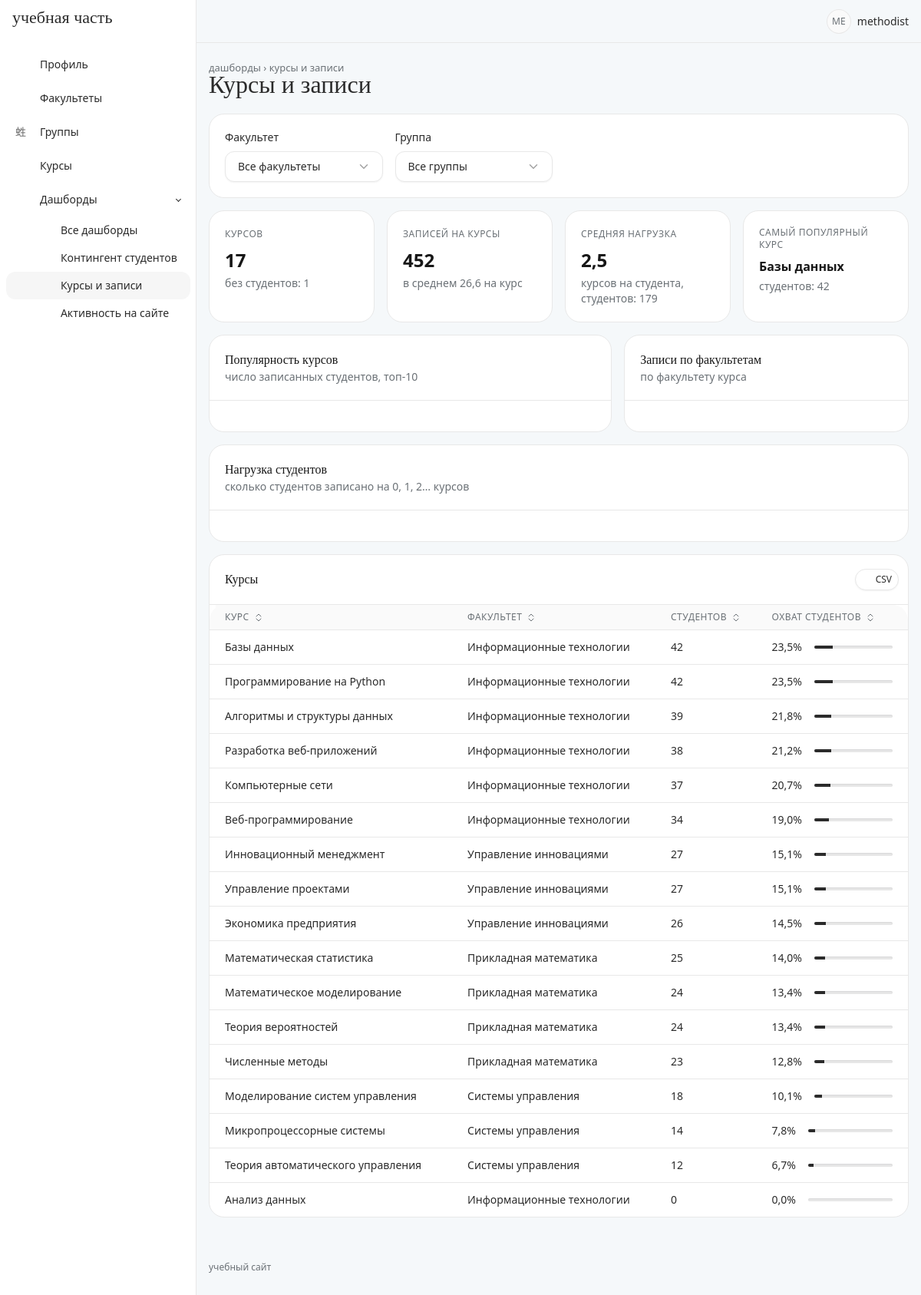
/dashboards/courses/ (signed in), run on the app's committed database.
### accounts/models.py (models this page shows, shortened)
class Department(models.Model):
    name = models.CharField(max_length=200)

class AcademicGroup(models.Model):
    name = models.CharField(max_length=50)
    department = models.ForeignKey(
        Department,
        on_delete=models.CASCADE,
        related_name='groups')

class Course(models.Model):
    title = models.CharField(max_length=200)
    description = models.TextField(blank=True)
    department = models.ForeignKey(
        Department,
        on_delete=models.CASCADE,
        related_name='courses'
    )

### dashboards/views.py (the view)
# urls.py: path('<slug:slug>/', views.dashboard_page, name='dashboard_page'),
@login_required
def dashboard_page(request, slug):
    dashboard = get_dashboard(request, slug)
    return render(request, f'dashboards/{slug}.html', {'dashboard': dashboard, 'data': dashboard.build()})

### dashboards/context_processors.py (called while the page is built)
def dashboards_nav(request):
    if not request.user.is_authenticated:
        return {'nav_dashboards': []}
    return {'nav_dashboards': available_dashboards(request.user)}

### dashboards/services.py (called while the page is built)
def department_filter():
    return Filter('department', 'Факультет',
                  lambda: [(d.pk, d.name) for d in Department.objects.order_by('name')],
                  all_label='Все факультеты')

def group_filter():
    return Filter('group', 'Группа',
                  lambda: [(g.pk, g.name, g.department_id) for g in AcademicGroup.objects.order_by('name')],
                  all_label='Все группы')

def departments_chart(queryset, series_name):
    items = list(queryset.order_by('pk'))
    return chart([d.name for d in items], (series_name, [d.n for d in items]))

def available_dashboards(user):
    return [d for d in DASHBOARDS.values() if d.allowed(user)]

    def options(self, department=None):
        items = self.choices() if callable(self.choices) else self.choices
        return [{'value': item[0], 'label': item[1]}
                for item in items if len(item) < 3 or not department or item[2] == department]

    def clean(self, raw, department=None):
        for option in self.options(department):
            if str(option['value']) == raw:
                return option['value']
        return self.default

    @classmethod
    def allowed(cls, user):
        return not cls.methodist_only or user.is_superuser or user.groups.filter(name=METHODIST).exists()

    def filter_fields(self):
        return [{'filter': f, 'options': f.options(self.values.get('department')), 'current': self.values[f.name]}
                for f in self.filters]

### dashboards/templatetags/dashboard_ui.py (called while the page is built)
@register.inclusion_tag('components/kpi_card.html')
def kpi_card(label, icon, item):
    return {'label': label, 'icon': icon, 'item': item, 'is_number': not isinstance(item['value'], str)}

@register.inclusion_tag('components/chart_card.html')
def chart_card(key, title, type, subtitle='', height=300):
    return {'key': key, 'title': title, 'type': type, 'subtitle': subtitle, 'height': height}

@register.inclusion_tag('components/table_card.html', takes_context=True)
def table_card(context, dashboard, rows):
    return {
        'slug': dashboard.slug,
        'title': dashboard.table_title,
        'columns': dashboard.columns,
        'rows': [[(key, row[key]) for key, _ in dashboard.columns] for row in rows],
        'query': context['request'].GET.urlencode(),
    }

### dashboards/utils.py (called while the page is built)
def ru(number):
    return f'{number:g}'.replace('.', ',')

### templates/dashboards/courses.html
{% extends 'dashboards/base_dashboard.html' %}
{% load dashboard_ui %}
{% block widgets %}
<div class="row row-cards">
    <div class="col-6 col-lg-3">{% kpi_card 'Курсов' 'book' data.kpis.courses %}</div>
    <div class="col-6 col-lg-3">{% kpi_card 'Записей на курсы' 'clipboard-list' data.kpis.enrollments %}</div>
    <div class="col-6 col-lg-3">{% kpi_card 'Средняя нагрузка' 'stack-2' data.kpis.load %}</div>
    <div class="col-6 col-lg-3">{% kpi_card 'Самый популярный курс' 'trophy' data.kpis.top %}</div>
    <div class="col-12 col-xl-7">
        {% chart_card 'popularity' 'Популярность курсов' 'hbar' 'число записанных студентов, топ-10' height=360 %}
    </div>
    <div class="col-12 col-xl-5">
        {% chart_card 'by_department' 'Записи по факультетам' 'donut' 'по факультету курса' height=360 %}
    </div>
    <div class="col-12">
        {% chart_card 'load' 'Нагрузка студентов' 'column' 'сколько студентов записано на 0, 1, 2… курсов' height=240 %}
    </div>
    <div class="col-12">{% table_card dashboard data.rows %}</div>
</div>
{% endblock %}

### templates/base.html (shortened to what this page needs)
{% load static %}
<!DOCTYPE html>
<html lang="ru" data-bs-theme="light" data-bs-navbar-position="vertical">
<head>
    <link rel="stylesheet" href="{% static 'core/dist/css/tabler.min.css' %}">
    <link rel="stylesheet" href="{% static 'core/dist/css/tabler-vendors.min.css' %}">
    <link rel="stylesheet" href="{% static 'vendor/tabler-icons/tabler-icons.min.css' %}">
    <link rel="stylesheet" href="{% static 'css/theme.css' %}?v=5">
    <link rel="stylesheet" href="{% static 'css/style.css' %}?v=5">
</head>
<body>
<div class="page">
    <aside class="navbar navbar-vertical navbar-expand-lg">
        <div class="container-fluid">
            <a href="/profile/" class="navbar-brand text-reset">учебная часть</a>
            <div class="collapse navbar-collapse" id="sidebar-menu">
                <ul class="navbar-nav pt-lg-3">
                    <li class="nav-item {% if request.path == '/profile/' %}active{% endif %}">
                        <a class="nav-link" href="/profile/">
                            <span class="nav-link-icon"><i class="ti ti-user-circle"></i></span>
                            <span class="nav-link-title">Профиль</span>
                        </a>
                    </li>
                    <li class="nav-item {% if request.path|slice:':13' == '/departments/' %}active{% endif %}">
                        <a class="nav-link" href="/departments/">
                            <span class="nav-link-icon"><i class="ti ti-building"></i></span>
                            <span class="nav-link-title">Факультеты</span>
                        </a>
                    </li>
                    <li class="nav-item {% if request.path|slice:':8' == '/groups/' %}active{% endif %}">
                        <a class="nav-link" href="/groups/">
                            <span class="nav-link-icon"><i class="ti ti-users-group"></i></span>
                            <span class="nav-link-title">Группы</span>
                        </a>
                    </li>
                    <li class="nav-item {% if request.path|slice:':9' == '/courses/' %}active{% endif %}">
                        <a class="nav-link" href="/courses/">
                            <span class="nav-link-icon"><i class="ti ti-book"></i></span>
                            <span class="nav-link-title">Курсы</span>
                        </a>
                    </li>
                    {% if nav_dashboards %}
                    <li class="nav-item dropdown {% if '/dashboards/' in request.path %}active{% endif %}">
                        <a class="nav-link dropdown-toggle {% if '/dashboards/' in request.path %}show{% endif %}" href="#navbar-dashboards"
                           data-bs-toggle="dropdown" data-bs-auto-close="false" role="button"
                           aria-expanded="{% if '/dashboards/' in request.path %}true{% else %}false{% endif %}">
                            <span class="nav-link-icon"><i class="ti ti-chart-pie"></i></span>
                            <span class="nav-link-title">Дашборды</span>
                        </a>
                        <div class="dropdown-menu {% if '/dashboards/' in request.path %}show{% endif %}">
                            <a class="dropdown-item {% if request.path == '/dashboards/' %}active{% endif %}" href="/dashboards/">
                                <i class="ti ti-layout-dashboard me-2"></i>Все дашборды
                            </a>
                            {% for item in nav_dashboards %}
                                <a class="dropdown-item {% if item.slug in request.path %}active{% endif %}" href="/dashboards/{{ item.slug }}/">
                                    <i class="ti ti-{{ item.icon }} me-2"></i>{{ item.title }}
                                </a>
                            {% endfor %}
                        </div>
                    </li>
                    {% endif %}
                </ul>
            </div>
        </div>
    </aside>
    <header class="navbar navbar-expand-md d-none d-lg-flex">
        <div class="container-xl">
            <div class="navbar-nav flex-row ms-auto align-items-center">
                <a href="?theme=dark" class="nav-link hide-theme-dark" title="Тёмная тема">
                    <i class="ti ti-moon fs-2 header-icon"></i>
                </a>
                {% if user.is_authenticated %}
                <div class="nav-item dropdown ms-3">
                    <a href="#" class="nav-link d-flex align-items-center gap-2 p-0" data-bs-toggle="dropdown">
                        <span class="avatar avatar-sm">{{ user.username|slice:":2"|upper }}</span>
                        <span>{{ user.username }}</span>
                    </a>
                </div>
                {% endif %}
            </div>
        </div>
    </header>
    <div class="page-wrapper">
        <div class="page-header">
            <div class="container-xl">
                <div class="row g-2 align-items-center">
                    <div class="col">
                        <div class="page-pretitle">{% block pretitle %}учебные данные{% endblock %}</div>
                        <h2 class="page-title">{% block page_title %}{% endblock %}</h2>
                    </div>
                </div>
            </div>
        </div>
        <div class="page-body">
            <div class="container-xl">
                {% block content %}{% endblock %}
            </div>
        </div>
        <footer class="footer footer-transparent">
            <div class="container-xl text-secondary">учебный сайт</div>
        </footer>
    </div>
</div>
</body>
</html>

### templates/components/kpi_card.html
<div class="card h-100">
    <div class="card-body">
        <div class="d-flex align-items-center">
            <div class="subheader">{{ label }}</div>
            <i class="ti ti-{{ icon }} fs-2 text-secondary ms-auto"></i>
        </div>
        <div class="{% if is_number %}h1{% else %}h3{% endif %} mt-2 mb-1">{{ item.value }}{{ item.suffix }}</div>
        <div class="text-secondary">{{ item.hint }}</div>
    </div>
</div>

### templates/components/table_card.html
{% load l10n %}
<div class="card h-100">
    <div class="card-header">
        <h3 class="card-title">{{ title }}</h3>
        <div class="card-actions">
            <a class="btn btn-sm" href="{% url 'dashboard_export' slug %}?{{ query }}">
                <i class="ti ti-download icon"></i>CSV
            </a>
        </div>
    </div>
    <div class="table-responsive" id="table-{{ slug }}" data-table>
        <table class="table table-vcenter card-table">
            <thead>
            <tr>
                {% for key, label in columns %}
                    <th><button class="table-sort" data-sort="sort-{{ key }}">{{ label }}</button></th>
                {% endfor %}
            </tr>
            </thead>
            <tbody class="table-tbody">
            {% for row in rows %}
                <tr>
                    {% for key, value in row %}
                        <td class="sort-{{ key }}" data-sort="{{ value|unlocalize }}">
                            {% if key == 'share' %}
                                <div class="row align-items-center">
                                    <div class="col-auto">{{ value }}%</div>
                                    <div class="col">
                                        <div class="progress progress-sm">
                                            <div class="progress-bar" style="width: {{ value|unlocalize }}%">
                                            </div>
                                        </div>
                                    </div>
                                </div>
                            {% else %}
                                {{ value }}
                            {% endif %}
                        </td>
                    {% endfor %}
                </tr>
            {% empty %}
                <tr><td colspan="{{ columns|length }}" class="text-secondary">Нет данных</td></tr>
            {% endfor %}
            </tbody>
        </table>
    </div>
</div>

### static/css/theme.css (style rules this page uses)
:root { --app-ice: #f5f8fa; --app-sky: #7eb5d6; --app-cloud: #e8e8e8; --app-charcoal: #2b2b2b; --app-ink: light-dark(#2b2b2b, #e8e8e8); --tblr-font-sans-serif: system-ui, 'Segoe UI', Roboto, Arial, sans-serif; --tblr-primary: #2b2b2b; --tblr-primary-rgb: 43, 43, 43; --tblr-body-bg: light-dark(#f5f8fa, #1f2225); --tblr-bg-surface: light-dark(#ffffff, #2b2b2b); --tblr-body-color: light-dark(#2b2b2b, #e8e8e8); --tblr-secondary: light-dark(#6b7176, #a7adb2); --tblr-border-color: light-dark(#e8e8e8, #3a3e42); --tblr-border-color-translucent: light-dark(#e8e8e8, #3a3e42); --tblr-border-radius: 12px; --tblr-border-radius-lg: 20px; }
h1, h2, h3, .page-title, .card-title, .empty-title, .navbar-brand { font-family: Georgia, 'Times New Roman', serif; font-weight: 500; }
.page-title { font-size: 2rem; }
.page-pretitle { text-transform: lowercase; letter-spacing: 0; font-size: .8125rem; }
.navbar-brand { font-size: 1.375rem; text-transform: lowercase; }
.navbar-vertical .nav-link { border-radius: 999px; }
.navbar-vertical .nav-item.active > .nav-link { background: color-mix(in srgb, var(--app-sky) 30%, transparent); }
.page > header.navbar { background: transparent; border-bottom: 0; }
.card { --tblr-card-box-shadow: none; }
.btn { --tblr-btn-border-radius: 999px; }
:root { --tblr-chart-1: var(--app-sky); }

### static/css/style.css (style rules this page uses)
.header-icon { color: var(--app-sky); }
.footer { font-size: .75rem; text-transform: lowercase; }

### data on the page
Department: title "Контингент студентов" "Курсы и записи", row "Информационные технологии" "Информационные технологии" "Информационные технологии" "Информационные технологии" "Информационные технологии" "Информационные технологии" "Информационные технологии"
Course: value "Базы данных", row "Базы данных"
Course: row "Программирование на Python"
Course: row "Алгоритмы и структуры данных"
Course: row "Разработка веб-приложений"
Course: row "Компьютерные сети"
Course: row "Веб-программирование"
Course: row "Инновационный менеджмент"
Department: row "Управление инновациями" "Управление инновациями" "Управление инновациями"
Course: row "Управление проектами"
Course: row "Экономика предприятия"
Course: row "Математическая статистика"
Department: row "Прикладная математика" "Прикладная математика" "Прикладная математика" "Прикладная математика"
Course: row "Математическое моделирование"
Course: row "Теория вероятностей"
Course: row "Численные методы"
Course: row "Моделирование систем управления"
Department: row "Системы управления" "Системы управления" "Системы управления"
Course: row "Микропроцессорные системы"
Course: row "Теория автоматического управления"
Course: row "Анализ данных"

### other printed values
{{ item.title }} "Активность на сайте"
{{ user.username|slice:":2"|upper }} "ME"
{{ user.username }} "methodist"
{{ dashboard.title|lower }} "курсы и записи"
{{ dashboard.title }} "Курсы и записи"
{{ item.filter.label }} "Факультет" "Группа"
{{ label }} "КУРСОВ ЗАПИСЕЙ НА КУРСЫ СРЕДНЯЯ НАГРУЗКА САМЫЙ ПОПУЛЯРНЫЙ КУРС"
{{ item.value }} "17 452 2,5"
{{ item.hint }} "без студентов: 1 в среднем 26,6 на курс курсов на студента, студентов: 179 студентов: 42"
{{ title }} "Популярность курсов Записи по факультетам Нагрузка студентов"
{{ subtitle }} "число записанных студентов, топ-10 по факультету курса сколько студентов записано на 0, 1, 2… курсов"
{{ title }} "Курсы"
{{ label }} "КУРС" "ФАКУЛЬТЕТ" "СТУДЕНТОВ" "ОХВАТ СТУДЕНТОВ"
{{ value }} "42" "42" "39" "38" "37" "34" "27" "27" "26" "25" "24" "24" "23" "18" "14" "12" "0"
{{ value }} "23,5" "23,5" "21,8" "21,2" "20,7" "19,0" "15,1" "15,1" "14,5" "14,0" "13,4" "13,4" "12,8" "10,1" "7,8" "6,7" "0,0"
